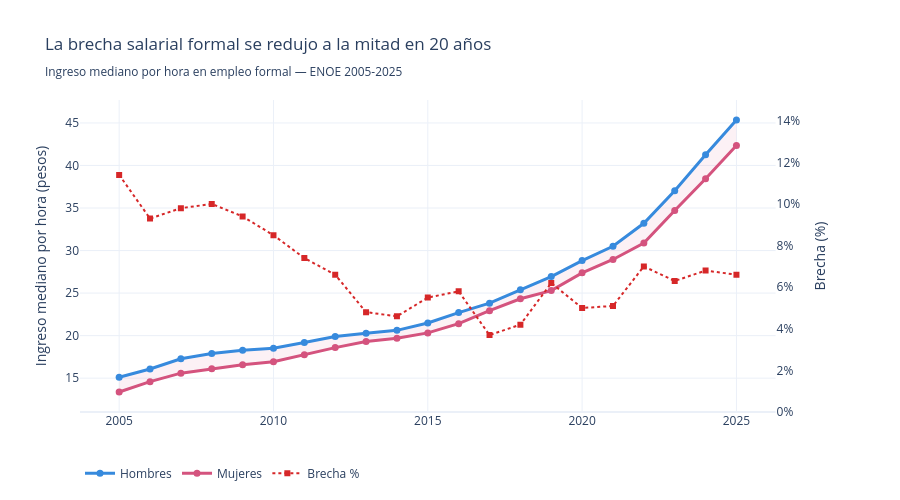

The code cell stored with this chart in its notebook:
### Markdown cell above
---
## G1 — Evolución de la brecha salarial 2005-2025

**Hallazgo**: la brecha bajó de 11.5% a 6.6% en 20 años, pero no de forma lineal.

### Code cell
# Calcular serie temporal
serie = []
for anio in sorted(df['anio'].unique()):
    b = brecha_grupo(df[df['anio'] == anio])
    serie.append({'anio': anio, 'Hombre': b['ih'], 'Mujer': b['im'], 'brecha': b['brecha']})
df_serie = pd.DataFrame(serie)

fig = make_subplots(specs=[[{'secondary_y': True}]])

# Área de brecha (fondo)
fig.add_trace(go.Scatter(
    x=list(df_serie['anio']) + list(df_serie['anio'][::-1]),
    y=list(df_serie['Hombre']) + list(df_serie['Mujer'][::-1]),
    fill='toself', fillcolor='rgba(212,83,126,0.08)',
    line=dict(color='rgba(255,255,255,0)'),
    hoverinfo='skip', name='Brecha', showlegend=False
), secondary_y=False)

# Líneas H y M
fig.add_trace(go.Scatter(
    x=df_serie['anio'], y=df_serie['Hombre'],
    mode='lines+markers', name='Hombres',
    line=dict(color=COLOR_H, width=3), marker=dict(size=7)
), secondary_y=False)

fig.add_trace(go.Scatter(
    x=df_serie['anio'], y=df_serie['Mujer'],
    mode='lines+markers', name='Mujeres',
    line=dict(color=COLOR_M, width=3), marker=dict(size=7)
), secondary_y=False)

# Brecha % en eje secundario
fig.add_trace(go.Scatter(
    x=df_serie['anio'], y=df_serie['brecha'],
    mode='lines+markers', name='Brecha %',
    line=dict(color=COLOR_ROJO, width=2, dash='dot'),
    marker=dict(size=6, symbol='square')
), secondary_y=True)

fig.update_layout(
    title='La brecha salarial formal se redujo a la mitad en 20 años<br>'
          '<sub>Ingreso mediano por hora en empleo formal — ENOE 2005-2025</sub>',
    template='plotly_white', height=500,
    legend=dict(orientation='h', y=-0.15),
    hovermode='x unified'
)
fig.update_yaxes(title_text='Ingreso mediano por hora (pesos)', secondary_y=False)
fig.update_yaxes(title_text='Brecha (%)', secondary_y=True, range=[0, 15],
                 ticksuffix='%', showgrid=False)

#fig.write_html(RUTA_SALIDA / 'g1_serie_temporal.html', include_plotlyjs='cdn')
fig.show()

### Figure 1 — Plotly figure (JSON) as saved in the notebook; plotly's stock layout.template omitted (floating-point values rounded to 4 significant figures)
{"data": [{"fill": "toself", "fillcolor": "rgba(212,83,126,0.08)", "hoverinfo": "skip", "line": {"color": "rgba(255,255,255,0)"}, "name": "Brecha", "showlegend": false, "type": "scatter", "x": [2005, 2006, 2007, 2008, 2009, 2010, 2011, 2012, 2013, 2014, 2015, 2016, 2017, 2018, 2019, 2020, 2021, 2022, 2023, 2024, 2025, 2025, 2024, 2023, 2022, 2021, 2020, 2019, 2018, 2017, 2016, 2015, 2014, 2013, 2012, 2011, 2010, 2009, 2008, 2007, 2006, 2005], "xaxis": "x", "y": [15.1, 16.08, 17.28, 17.91, 18.29, 18.51, 19.18, 19.9, 20.27, 20.62, 21.49, 22.71, 23.81, 25.39, 26.94, 28.82, 30.5, 33.21, 37.03, 41.27, 45.35, 42.35, 38.45, 34.71, 30.88, 28.95, 27.38, 25.29, 24.33, 22.93, 21.4, 20.32, 19.68, 19.3, 18.59, 17.76, 16.94, 16.57, 16.11, 15.59, 14.59, 13.37], "yaxis": "y"}, {"line": {"color": "#378ADD", "width": 3}, "marker": {"size": 7}, "mode": "lines+markers", "name": "Hombres", "type": "scatter", "x": [2005, 2006, 2007, 2008, 2009, 2010, 2011, 2012, 2013, 2014, 2015, 2016, 2017, 2018, 2019, 2020, 2021, 2022, 2023, 2024, 2025], "xaxis": "x", "y": [15.1, 16.08, 17.28, 17.91, 18.29, 18.51, 19.18, 19.9, 20.27, 20.62, 21.49, 22.71, 23.81, 25.39, 26.94, 28.82, 30.5, 33.21, 37.03, 41.27, 45.35], "yaxis": "y"}, {"line": {"color": "#D4537E", "width": 3}, "marker": {"size": 7}, "mode": "lines+markers", "name": "Mujeres", "type": "scatter", "x": [2005, 2006, 2007, 2008, 2009, 2010, 2011, 2012, 2013, 2014, 2015, 2016, 2017, 2018, 2019, 2020, 2021, 2022, 2023, 2024, 2025], "xaxis": "x", "y": [13.37, 14.59, 15.59, 16.11, 16.57, 16.94, 17.76, 18.59, 19.3, 19.68, 20.32, 21.4, 22.93, 24.33, 25.29, 27.38, 28.95, 30.88, 34.71, 38.45, 42.35], "yaxis": "y"}, {"line": {"color": "#d62728", "dash": "dot", "width": 2}, "marker": {"size": 6, "symbol": "square"}, "mode": "lines+markers", "name": "Brecha %", "type": "scatter", "x": [2005, 2006, 2007, 2008, 2009, 2010, 2011, 2012, 2013, 2014, 2015, 2016, 2017, 2018, 2019, 2020, 2021, 2022, 2023, 2024, 2025], "xaxis": "x", "y": [11.4, 9.3, 9.8, 10.0, 9.4, 8.5, 7.4, 6.6, 4.8, 4.6, 5.5, 5.8, 3.7, 4.2, 6.2, 5.0, 5.1, 7.0, 6.3, 6.8, 6.6], "yaxis": "y2"}], "layout": {"height": 500, "hovermode": "x unified", "legend": {"orientation": "h", "y": -0.15}, "title": {"text": "La brecha salarial formal se redujo a la mitad en 20 años<br><sub>Ingreso mediano por hora en empleo formal — ENOE 2005-2025</sub>"}, "xaxis": {"anchor": "y", "domain": [0, 0.94]}, "yaxis": {"anchor": "x", "domain": [0, 1], "title": {"text": "Ingreso mediano por hora (pesos)"}}, "yaxis2": {"anchor": "x", "overlaying": "y", "range": [0, 15], "showgrid": false, "side": "right", "ticksuffix": "%", "title": {"text": "Brecha (%)"}}}}
